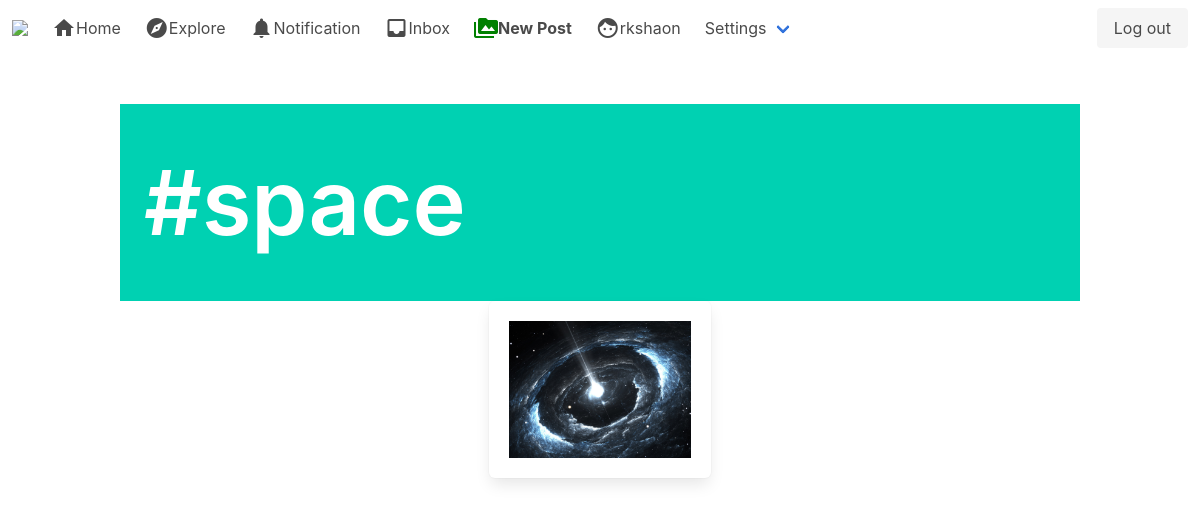
The app's page /post/tag/space (signed in) with its own data.
### post/models.py (models this page shows, shortened)
class Tag(models.Model):
    title = models.CharField(max_length=75, verbose_name='Tag')
    slug = models.SlugField(null=False, unique=True)
    class Meta:
        verbose_name = 'Tag'
        verbose_name_plural = 'Tags'

class Post(models.Model):
    id = models.UUIDField(primary_key=True, default=uuid.uuid4, editable=False)
    picture = models.ImageField(upload_to=use_directory_path, verbose_name='Picture', null=False)
    caption = models.TextField(max_length=1500, verbose_name='Caption')
    posted = models.DateTimeField(auto_now_add=True)
    tags = models.ManyToManyField(Tag, related_name='tags')
    user = models.ForeignKey(User, on_delete=models.CASCADE)
    likes = models.IntegerField(default=0)
    def get_absolute_url(self):
        return reverse('post_details', args=[str(self.id)]) # it have to match with url

### post/views.py (the view)
# urls.py: path('tag/<slug:tag_slug>', tags, name='tags'),
@login_required
def tags(request, tag_slug):
    tag = get_object_or_404(Tag, slug=tag_slug)
    posts = Post.objects.filter(tags=tag).order_by('-posted')
    context = {
        'posts': posts,
        'tag': tag,
    }
    template = loader.get_template('tag.html')
    return HttpResponse(template.render(context, request))

### instagram_clone/templates/tag.html
{% extends 'base.html' %}
{% load static %}
{% block banner %}
<section class="hero is-primary">
  <div class="hero-body">
    <div class="container">
      <h1 style="font-size: 90px" class="title">
        #{{ tag.title }}
      </h1>
    </div>
  </div>
</section>
{% endblock %}
{% block content %}
<div class="columns is-mobile is-multiline is-centered">
  {% for post in posts %}
  <div class="column is-one-quarter">
    <div class="box">
      <figure class="image is-256x256">
        <a href="{{ post.get_absolute_url }}"><img src="{{ post.picture.url }}" alt="Image"></a>
      </figure>
    </div>
  </div>
  {% endfor %}
</div>
{% endblock %}

### instagram_clone/templates/base.html (shortened to what this page needs)
{% load static %}
<!DOCTYPE html>
<html>
  <head>
    <link rel="stylesheet" href="{% static 'css/bulma.min.css' %}">
    <link rel="stylesheet" href="{% static 'css/style.css' %}">
  </head>
  <body>
    <nav class="navbar" role="navigation" aria-label="main navigation">
      <div class="navbar-brand">
        <a class="navbar-item" href="{% url 'index' %}">
          <img src="https://upload.wikimedia.org/wikipedia/commons/thumb/e/e7/Instagram_logo_2016.svg/1200px-Instagram_logo_2016.svg.png" width="" height="28">
        </a>
      </div>
      <div id="navbarBasicExample" class="navbar-menu">
        <div class="navbar-start">
          <a href="{% url 'index' %}" class="navbar-item"><span class="material-icons">home</span>Home</a>
          <a class="navbar-item"><span class="material-icons">explore</span>Explore</a>
          <a class="navbar-item"><span class="material-icons">notifications</span>Notification</a>
          <a class="navbar-item" href="{% url 'inbox' %}"><span class="material-icons">inbox</span>Inbox</a>
          <a class="navbar-item" href="{% url 'new_post' %}"><span class="material-icons" style="color: green;">perm_media</span><strong>New Post</strong></a>
          <a class="navbar-item" href="{% url 'profile' request.user %}"><span class="material-icons">face</span>{{request.user}}</a>
          <div class="navbar-item has-dropdown is-hoverable">
            <a class="navbar-link">Settings</a>
          </div>
        </div>
        <div class="navbar-end">
          <div class="navbar-item">
            <div class="buttons">
              {% if user.is_authenticated %}
              <a href="{% url 'logout' %}" class="button is-light">Log out</a>
              {% else %}
              <a class="button is-primary"><strong>Sign up</strong></a>
              <a href="{% url 'login' %}" class="button is-light">Log in</a>
              {% endif %}
            </div>
          </div>
        </div>
      </div>
    </nav>
    <section class="section">
      <div class="container">
        {% block banner %}
        {% endblock %}
        {% block content %}
        {% endblock %}
      </div>
    </section>
  </body>
</html>

### records on screen
Tag: title "space"
Post: picture (picture)

### other values on screen
{{ request.user }} "rkshaon"
